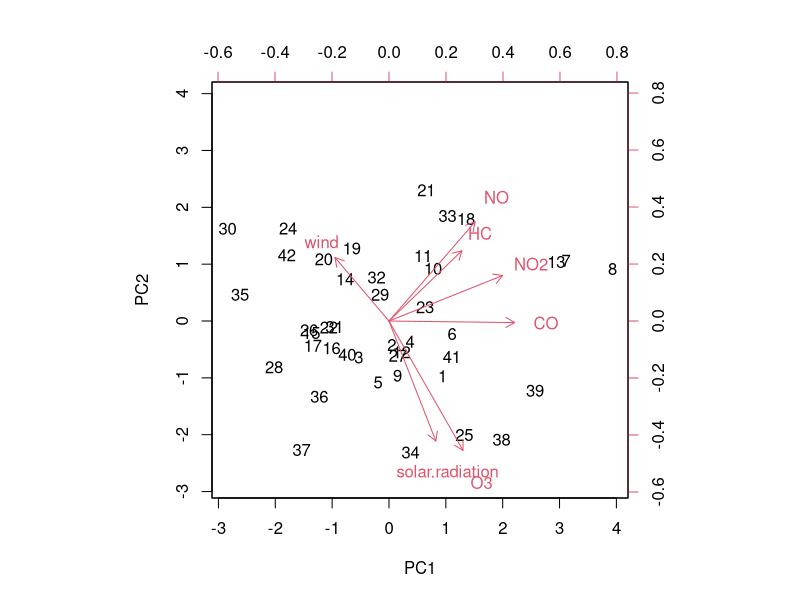
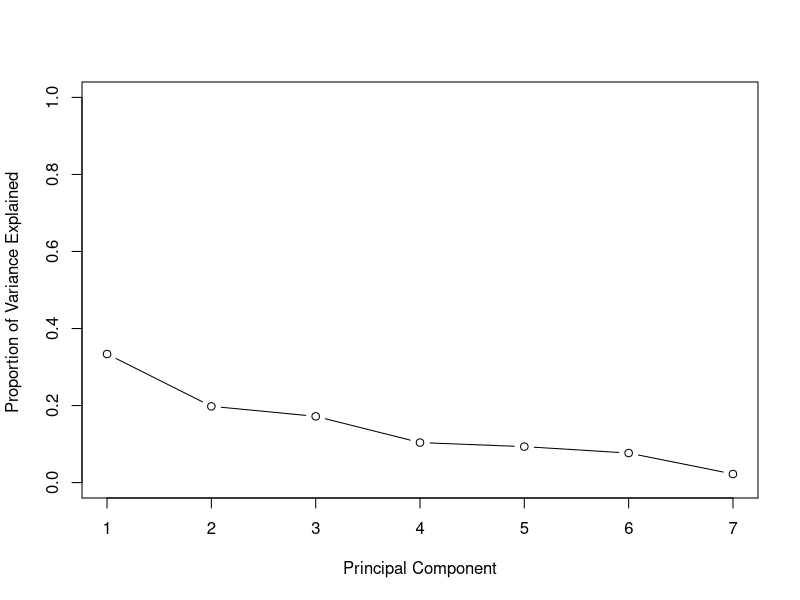
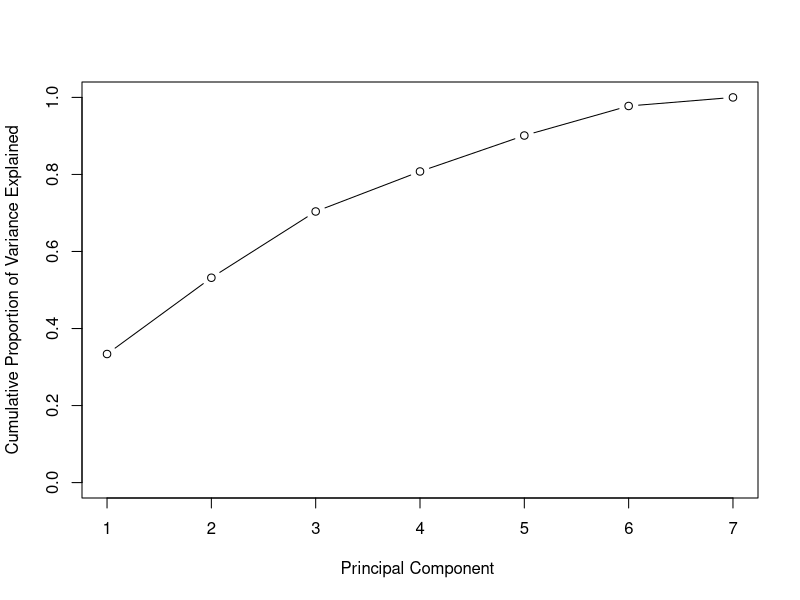

These charts were generated, in order, by the following R code:
df <- read.csv('airpollution.csv')
names(df)
apply(df,2, mean)
apply(df,2, var)
pca <- prcomp(df, scale=TRUE)
names(pca)
print(pca$center)
print(pca$scale)
print(pca$rotation)
dim(pca$x)
biplot(pca, scale=0)
pr_var <- pca$sdev^2
pve <- pr_var/sum(pr_var)
print(pve)
plot(pve, xlab="Principal Component"
     , ylab="Proportion of Variance Explained "
     , ylim=c(0,1)
     ,type='b')
plot(cumsum(pve), xlab="Principal Component "
     , ylab=" Cumulative Proportion of Variance Explained "
     , ylim=c(0,1)
     , type='b')
